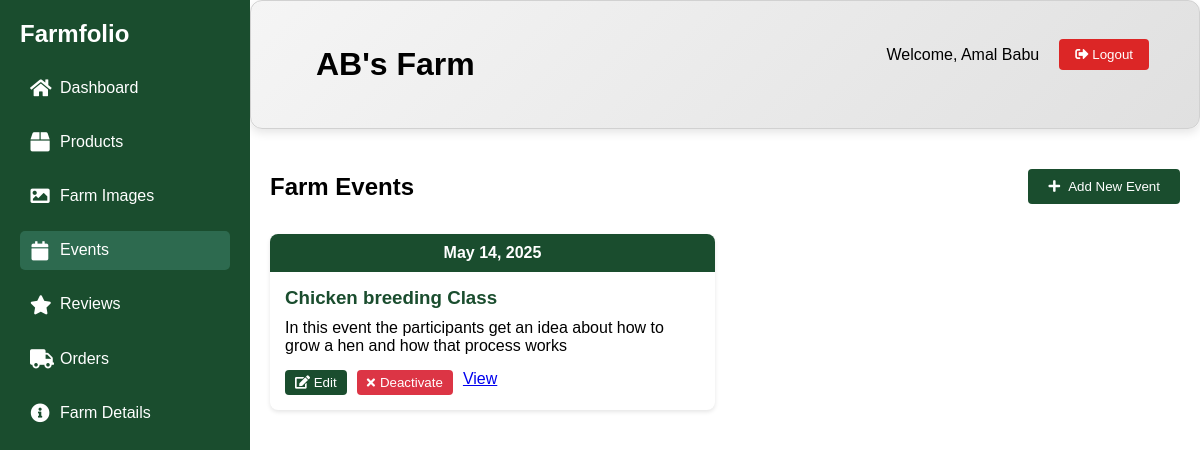
The app's page /farm/event.php (signed in) with its own data.
### tables this page shows
CREATE TABLE `tbl_farms` (
  `farm_id` int(11) NOT NULL,
  `user_id` int(11) NOT NULL,
  `farm_name` varchar(255) NOT NULL,
  `location` varchar(255) NOT NULL,
  `description` text DEFAULT NULL,
  `created_at` timestamp NOT NULL DEFAULT current_timestamp(),
  `status` enum('pending','active','rejected') NOT NULL DEFAULT 'pending'
);

CREATE TABLE `tbl_events` (
  `event_id` int(11) NOT NULL,
  `farm_id` int(11) NOT NULL,
  `event_name` varchar(255) NOT NULL,
  `event_date` date NOT NULL,
  `event_description` text DEFAULT NULL,
  `created_at` timestamp NOT NULL DEFAULT current_timestamp(),
  `updated_at` timestamp NOT NULL DEFAULT current_timestamp() ON UPDATE current_timestamp(),
  `status` enum('0','1') NOT NULL DEFAULT '1'
);

### farm/event.php (the view, shortened to what this page needs)
<?php
include '../databse/connect.php';
$is_farm_active = false;
if(isset($_SESSION['userid'])){
    $userid = $_SESSION['userid'];
    $farm = "SELECT * FROM tbl_farms WHERE user_id=$userid";
    $result = mysqli_query($conn, $farm);
    $row = $result->fetch_assoc();
    if($row && $row['status'] == 'active') {
        $is_farm_active = true;
        $farm_id = $row['farm_id'];
    }
}
if($is_farm_active) {
    $events_query = "SELECT *, DATE_FORMAT(event_date, '%Y-%m-%d') as formatted_date
                    FROM tbl_events WHERE farm_id = ?
                    ORDER BY event_date DESC";
    $stmt = $conn->prepare($events_query);
    $stmt->bind_param("i", $farm_id);
    $stmt->execute();
    $events_result = $stmt->get_result();
    $events_query = "SELECT * FROM tbl_events
                    WHERE farm_id = $farm_id
                    AND status = '1'
                    AND event_date >= CURDATE()
                    ORDER BY event_date ASC";
    $events_result = mysqli_query($conn, $events_query);
}
?>
<!DOCTYPE html>
<html>
<head>
    <link rel="stylesheet" href="https://cdnjs.cloudflare.com/ajax/libs/font-awesome/5.15.4/css/all.min.css">
    <link rel="stylesheet" href="farm.css">
</head>
<body>
    <nav class="sidebar">
        <div class="sidebar-header">
            <h2>Farmfolio</h2>
        </div>
        <ul class="sidebar-menu">
            <li><a href="farm.php"><i class="fas fa-home"></i><span>Dashboard</span></a></li>
            <li><a href="product.php" ><i class="fas fa-box"></i><span>Products</span></a></li>
            <li><a href="image.php"><i class="fas fa-image"></i><span>Farm Images</span></a></li>
            <li><a href="event.php" class="active"><i class="fas fa-calendar"></i><span>Events</span></a></li>
            <li><a href="review.php"><i class="fas fa-star"></i><span>Reviews</span></a></li>
            <li><a href="orders.php"><i class="fas fa-truck"></i><span>Orders</span></a></li>
            <li><a href="about.php"><i class="fas fa-info-circle"></i><span>Farm Details </span></a></li>
        </ul>
    </nav>
    <div class="main-content">
    <div class="dashboard-header">
                <?php if(isset($row['farm_name'])&&isset($_SESSION['username'])){?>
                <h1><?php echo $row['farm_name'];?></h1>
                <div class="user-section">
                    <span>Welcome, <?php echo $_SESSION['username'];?></span>
                    <a href="http://localhost/mini%20project/logout/logout.php"><button class="logout-btn"><i class="fas fa-sign-out-alt"></i> Logout</button></a>
                </div>
                <?php }?>
            </div>
        <?php if($is_farm_active): ?>
            <div class="events-container">
                <div class="events-header">
                    <h2>Farm Events</h2>
                    <button class="add-event-btn" onclick="openModal()">
                        <i class="fas fa-plus"></i> Add New Event
                    </button>
                </div>
                <div class="events-grid">
                    <?php while($event = mysqli_fetch_assoc($events_result)): ?>
                        <div class="event-card <?php echo $event['status'] == '0' ? 'inactive-event' : ''; ?>">
                            <div class="event-date">
                                <?php echo date('M d, Y', strtotime($event['event_date'])); ?>
                            </div>
                            <div class="event-details">
                                <h3><?php echo htmlspecialchars($event['event_name']); ?></h3>
                                <p><?php echo htmlspecialchars($event['event_description']); ?></p>
                                <div class="event-actions">
                                    <button class="edit-btn" onclick="editEvent(<?php echo $event['event_id']; ?>)">
                                        <i class="fas fa-edit"></i> Edit
                                    </button>
                                    <button class="action-btn <?php echo $event['status'] == '1' ? 'deactivate-btn' : 'activate-btn'; ?>"
                                            onclick="toggleEventStatus(<?php echo $event['event_id']; ?>, '<?php echo $event['status']; ?>')">
                                        <i class="fas <?php echo $event['status'] == '1' ? 'fa-times' : 'fa-check'; ?>"></i>
                                        <?php echo $event['status'] == '1' ? 'Deactivate' : 'Activate'; ?>
                                    </button>
                                    <a href="view-event.php?id=<?php echo $event['event_id']; ?>" class="btn btn-info btn-sm">View</a>
                                </div>
                            </div>
                        </div>
                    <?php endwhile; ?>
                </div>
            </div>
        <?php endif; ?>
    </div>
</body>
</html>

### farm/farm.css (style rules this page uses)
* { margin: 0; padding: 0; box-sizing: border-box; font-family: Arial, sans-serif; }
body { display: flex; min-height: 100vh; }
.dashboard-header { padding: 30px 50px; display: flex; justify-content: space-between; align-items: center; margin-bottom: 20px; background: linear-gradient(135deg, #f5f5f5, #e0e0e0); border-radius: 12px; box-shadow: 0px 4px 10px rgba(0, 0, 0, 0.1); border: 1px solid #d1d1d1; }
.dashboard-header h1 { margin: 15px; }
.user-section { display: flex; align-items: center; gap: 20px; }
.logout-btn { padding: 8px 16px; background: #dc2626; color: white; border: none; border-radius: 4px; cursor: pointer; transition: background 0.3s; }
.user-section { display: flex; justify-content: flex-end; align-items: center; gap: 20px; margin-bottom: 20px; }
.sidebar { width: 250px; background: #1a4d2e; color: white; padding: 20px; position: fixed; height: 100vh; left: 0; top: 0; transition: width 0.3s ease; }
.sidebar-menu { list-style: none; padding: 0; margin: 20px 0; }
.sidebar-menu li { margin: 15px 0; }
.sidebar-menu a { color: white; text-decoration: none; display: flex; align-items: center; padding: 10px; border-radius: 5px; transition: background 0.3s; }
.sidebar-menu i { margin-right: 10px; font-size: 1.2rem; width: 20px; text-align: center; }
.main-content { margin-left: 250px; flex: 1; transition: margin-left 0.3s ease; }
.main-content { margin-left: 250px; flex: 1; display: flex; flex-direction: column; min-height: 100vh; }
.active { background: #2d6a4f; }

### farm/event.php (style rules this page uses)
.edit-btn, .delete-btn { padding: 5px 10px; border: none; border-radius: 4px; cursor: pointer; }
.edit-btn { background: #1a4d2e; color: white; }
.events-container { padding: 20px; max-width: 1200px; }
.events-header { display: flex; justify-content: space-between; align-items: center; margin-bottom: 30px; }
.add-event-btn { padding: 10px 20px; background: #1a4d2e; color: white; border: none; border-radius: 4px; cursor: pointer; display: flex; align-items: center; gap: 8px; }
.events-grid { display: grid; grid-template-columns: repeat(auto-fill, minmax(300px, 1fr)); gap: 20px; }
.event-card { background: white; border-radius: 8px; box-shadow: 0 2px 4px rgba(0,0,0,0.1); overflow: hidden; }
.event-date { background: #1a4d2e; color: white; padding: 10px; text-align: center; font-weight: bold; }
.event-details { padding: 15px; }
.event-details h3 { margin-bottom: 10px; color: #1a4d2e; }
.event-actions { margin-top: 15px; display: flex; gap: 10px; }
.deactivate-btn { background-color: #dc3545; color: white; padding: 5px 10px; border: none; border-radius: 4px; cursor: pointer; }
.action-btn { display: flex; align-items: center; gap: 5px; }
.action-btn i { font-size: 0.9em; }

### records on screen
tbl_farms: farm_name "AB's Farm"
tbl_events: event_date "May 14, 2025", event_name "Chicken breeding Class", event_description "In this event the participants get an idea about how to grow a hen and how that process works", status "Deactivate"

### other values on screen
$_SESSION['username'] "Amal Babu"
